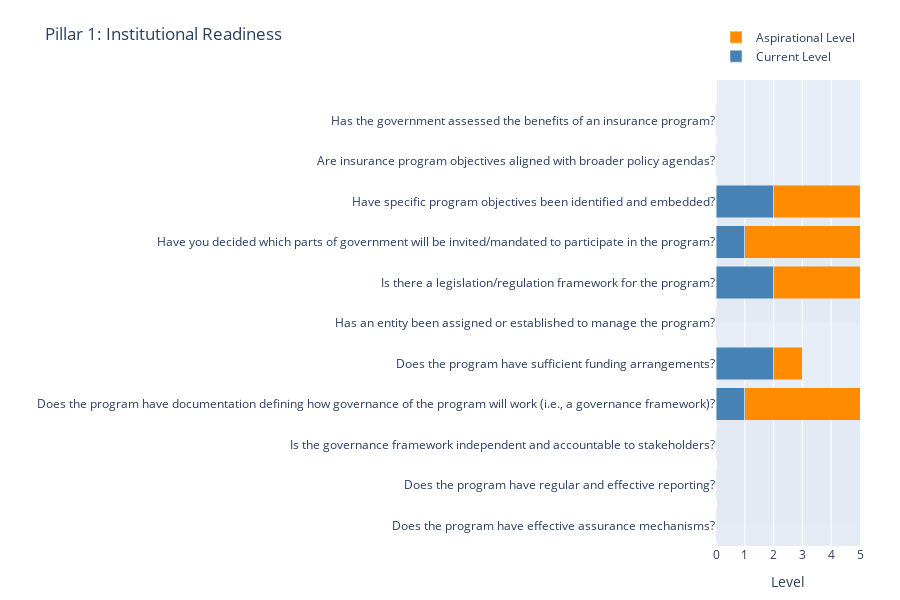

The notebook cell this image was saved under:
### Markdown cell above
# test Output

### Code cell
import plotly.graph_objects as go

# Données
questions = [
    # Strategic Alignment
    "Has the government assessed the benefits of an insurance program?",
    "Are insurance program objectives aligned with broader policy agendas?",
    "Have specific program objectives been identified and embedded?",
    # Policy & Legislation
    "Have you decided which parts of government will be invited/mandated to participate in the program?",
    "Is there a legislation/regulation framework for the program?",
    "Has an entity been assigned or established to manage the program?",
    # Funding & Financial Settings
    "Does the program have sufficient funding arrangements?",
    "Does the program have documentation defining how governance of the program will work\n(i.e., a governance framework)?",
    # Governance
    "Is the governance framework independent and accountable to stakeholders?",
    "Does the program have regular and effective reporting?",
    "Does the program have effective assurance mechanisms?"
]

categories = [
    "Strategic Alignment", "Strategic Alignment", "Strategic Alignment",
    "Policy & Legislation", "Policy & Legislation", "Policy & Legislation",
    "Funding & Financial Settings", "Funding & Financial Settings",
    "Governance", "Governance", "Governance"
]

current = [0, 0, 2, 1, 2, 0, 2, 1, 0, 0, 0]
aspirational = [0, 0, 3, 4, 3, 0, 1, 4, 0, 0, 0]  # ajustez si nécessaire

# Création de la figure
fig = go.Figure()

fig.add_trace(go.Bar(
    y=questions,
    x=current,
    orientation='h',
    name='Current Level',
    marker_color='steelblue'
))
fig.add_trace(go.Bar(
    y=questions,
    x=aspirational,
    orientation='h',
    name='Aspirational Level',
    marker_color='darkorange'
))

# Layout
fig.update_layout(
    barmode='stack',
    title="Pillar 1: Institutional Readiness",
    xaxis=dict(title='Level', tick0=0, dtick=1, range=[0, 5]),
    yaxis=dict(
        title='', 
        automargin=True,
        tickfont=dict(size=12),
        # Pour forcer l'ordre tel que listé
        categoryorder='array',
        categoryarray=questions[::-1]
    ),
    legend=dict(orientation='h', yanchor='bottom', y=1.02, xanchor='right', x=1),
    margin=dict(l=300, r=40, t=80, b=40),
    height=600
)

# Pour afficher un fond léger par catégorie, on peut ajouter des shapes :
y_locs = list(range(len(questions)))
for idx, cat in enumerate(categories):
    if idx == 0 or categories[idx] != categories[idx-1]:
        # début d'un nouveau groupe : dessiner un rectangle sous-jacent
        start = idx
        # trouver la fin du groupe
        end = idx + categories[idx:].count(categories[idx])
        fig.add_shape(
            type="rect",
            x0=0, x1=5,
            y0=len(questions)-end, y1=len(questions)-start,
            fillcolor="lightgrey" if cat in ["Policy & Legislation","Governance"] else "white",
            opacity=0.1,
            layer="below",
            line_width=0,
        )

fig.show()

### Figure 1 — Plotly figure (JSON) as saved in the notebook; plotly's stock layout.template omitted (floating-point values rounded to 4 significant figures)
{"data": [{"marker": {"color": "steelblue"}, "name": "Current Level", "orientation": "h", "type": "bar", "x": [0, 0, 2, 1, 2, 0, 2, 1, 0, 0, 0], "y": ["Has the government assessed the benefits of an insurance program?", "Are insurance program objectives aligned with broader policy agendas?", "Have specific program objectives been identified and embedded?", "Have you decided which parts of government will be invited/mandated to participate in the program?", "Is there a legislation/regulation framework for the program?", "Has an entity been assigned or established to manage the program?", "Does the program have sufficient funding arrangements?", "Does the program have documentation defining how governance of the program will work\n(i.e., a governance framework)?", "Is the governance framework independent and accountable to stakeholders?", "Does the program have regular and effective reporting?", "Does the program have effective assurance mechanisms?"]}, {"marker": {"color": "darkorange"}, "name": "Aspirational Level", "orientation": "h", "type": "bar", "x": [0, 0, 3, 4, 3, 0, 1, 4, 0, 0, 0], "y": ["Has the government assessed the benefits of an insurance program?", "Are insurance program objectives aligned with broader policy agendas?", "Have specific program objectives been identified and embedded?", "Have you decided which parts of government will be invited/mandated to participate in the program?", "Is there a legislation/regulation framework for the program?", "Has an entity been assigned or established to manage the program?", "Does the program have sufficient funding arrangements?", "Does the program have documentation defining how governance of the program will work\n(i.e., a governance framework)?", "Is the governance framework independent and accountable to stakeholders?", "Does the program have regular and effective reporting?", "Does the program have effective assurance mechanisms?"]}], "layout": {"barmode": "stack", "height": 600, "legend": {"orientation": "h", "x": 1, "xanchor": "right", "y": 1.02, "yanchor": "bottom"}, "margin": {"b": 40, "l": 300, "r": 40, "t": 80}, "shapes": [{"fillcolor": "white", "layer": "below", "line": {"width": 0}, "opacity": 0.1, "type": "rect", "x0": 0, "x1": 5, "y0": 8, "y1": 11}, {"fillcolor": "lightgrey", "layer": "below", "line": {"width": 0}, "opacity": 0.1, "type": "rect", "x0": 0, "x1": 5, "y0": 5, "y1": 8}, {"fillcolor": "white", "layer": "below", "line": {"width": 0}, "opacity": 0.1, "type": "rect", "x0": 0, "x1": 5, "y0": 3, "y1": 5}, {"fillcolor": "lightgrey", "layer": "below", "line": {"width": 0}, "opacity": 0.1, "type": "rect", "x0": 0, "x1": 5, "y0": 0, "y1": 3}], "title": {"text": "Pillar 1: Institutional Readiness"}, "xaxis": {"dtick": 1, "range": [0, 5], "tick0": 0, "title": {"text": "Level"}}, "yaxis": {"automargin": true, "categoryarray": ["Does the program have effective assurance mechanisms?", "Does the program have regular and effective reporting?", "Is the governance framework independent and accountable to stakeholders?", "Does the program have documentation defining how governance of the program will work\n(i.e., a governance framework)?", "Does the program have sufficient funding arrangements?", "Has an entity been assigned or established to manage the program?", "Is there a legislation/regulation framework for the program?", "Have you decided which parts of government will be invited/mandated to participate in the program?", "Have specific program objectives been identified and embedded?", "Are insurance program objectives aligned with broader policy agendas?", "Has the government assessed the benefits of an insurance program?"], "categoryorder": "array", "tickfont": {"size": 12}, "title": {"text": ""}}}}
